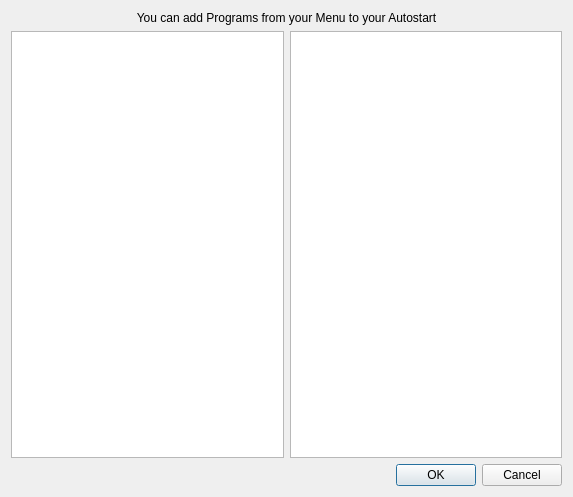
<?xml version="1.0" encoding="UTF-8"?>
<ui version="4.0">
 <class>AddMenuDialog</class>
 <widget class="QDialog" name="AddMenuDialog">
  <property name="geometry">
   <rect>
    <x>0</x>
    <y>0</y>
    <width>573</width>
    <height>497</height>
   </rect>
  </property>
  <property name="windowTitle">
   <string>Add from Menu</string>
  </property>
  <layout class="QVBoxLayout" name="verticalLayout">
   <item>
    <widget class="QLabel" name="label">
     <property name="text">
      <string>You can add Programs from your Menu to your Autostart</string>
     </property>
     <property name="alignment">
      <set>Qt::AlignmentFlag::AlignCenter</set>
     </property>
     <property name="wordWrap">
      <bool>true</bool>
     </property>
    </widget>
   </item>
   <item>
    <layout class="QHBoxLayout" name="horizontalLayout">
     <item>
      <widget class="QListWidget" name="category_list"/>
     </item>
     <item>
      <widget class="QListWidget" name="entry_list"/>
     </item>
    </layout>
   </item>
   <item>
    <widget class="QDialogButtonBox" name="button_box">
     <property name="orientation">
      <enum>Qt::Orientation::Horizontal</enum>
     </property>
     <property name="standardButtons">
      <set>QDialogButtonBox::StandardButton::Cancel|QDialogButtonBox::StandardButton::Ok</set>
     </property>
    </widget>
   </item>
  </layout>
 </widget>
 <resources/>
 <connections>
  <connection>
   <sender>button_box</sender>
   <signal>accepted()</signal>
   <receiver>AddMenuDialog</receiver>
   <slot>accept()</slot>
   <hints>
    <hint type="sourcelabel">
     <x>248</x>
     <y>254</y>
    </hint>
    <hint type="destinationlabel">
     <x>157</x>
     <y>274</y>
    </hint>
   </hints>
  </connection>
  <connection>
   <sender>button_box</sender>
   <signal>rejected()</signal>
   <receiver>AddMenuDialog</receiver>
   <slot>reject()</slot>
   <hints>
    <hint type="sourcelabel">
     <x>316</x>
     <y>260</y>
    </hint>
    <hint type="destinationlabel">
     <x>286</x>
     <y>274</y>
    </hint>
   </hints>
  </connection>
 </connections>
</ui>
